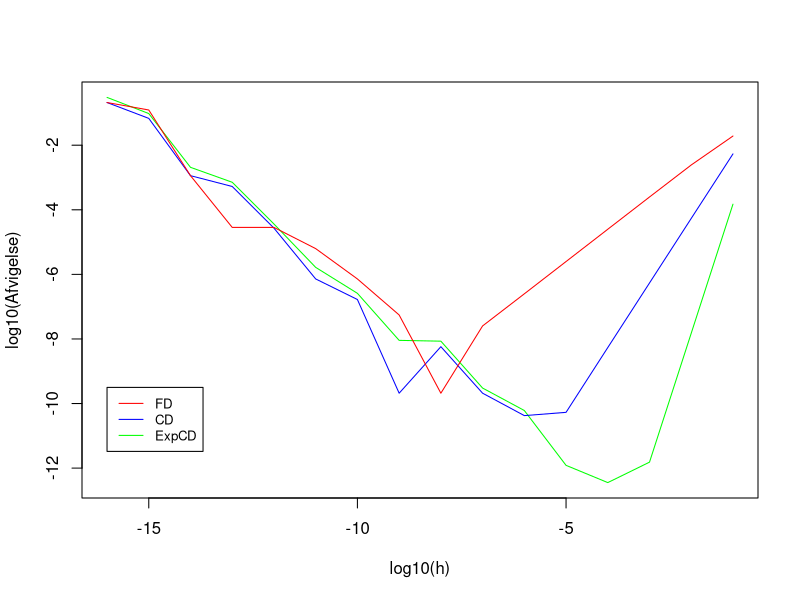
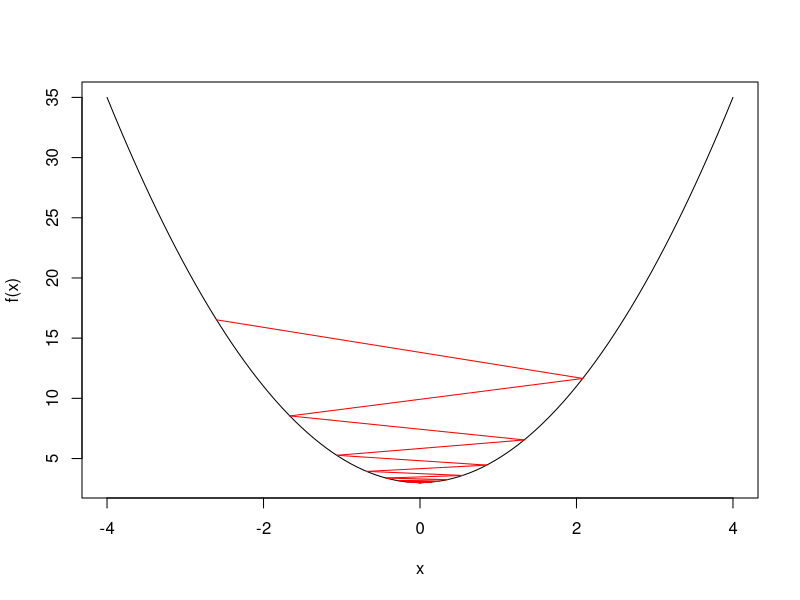

Write R code to recreate these figures, in order.
## ---- chunk 1
knitr::opts_chunk$set(echo = TRUE)
library("microbenchmark")
printf <- function(...) cat(sprintf(...))
printfln <- function(...) cat(sprintf(...), "\n")
## ---- chunk 2
eps <- .Machine$double.eps
x <- pi/3

f        <- function(x){cos(cos(x)*sin(x))}
df.exact <- function(x){-cos(2*x)*sin( cos(x)*sin(x) )}
FD       <- function(x,h){(f(x+h) - f(x))/h}
CD       <- function(x,h){(f(x+h) - f(x-h))/(2*h)}
ExpCD    <- function(x,h){(8*( f(x+h) - f(x-h) )
                          - ( f(x+2*h) - f(x-2*h) ))/(12*h)}

FDPlot <- CDPlot <- ExpCDPlot <- h <- numeric(16)
for (i in 1:16){
h[i] <- 10^{-i}
FDPlot[i]    <- FD(x,h[i])
CDPlot[i]    <- CD(x,h[i])
ExpCDPlot[i] <- ExpCD(x,h[i])
}


plot(log10(h) , log10( abs(ExpCDPlot - df.exact(x)) ) , 
     type = "l" , col = "green" , 
     xlab = "log10(h)" , ylab="log10(Afvigelse)")
lines(log10(h) , log10( abs(CDPlot - df.exact(x)) ) , 
      col = "blue")

lines(log10(h) , log10( abs(FDPlot - df.exact(x)) ) , 
      col = "red")
legend(-16, -9.5, legend=c("FD", "CD" , "ExpCD"),
       col=c("red", "blue" , "green" ), lty=1, cex=0.8)

## ---- chunk 3
# Definerer hvad et "ADnum" er.
create_ADnum = function(val, deriv = 1) {
x = list(val = val, deriv = deriv)
class(x) = "ADnum"
return(x)
}

# Definerer hvad der forstås ved at printe et ADnum
print.ADnum = function(x, ...) {
cat("value = ", x$val,
" and deriv = ", x$deriv, "\n", sep = "")
return(invisible(x))
}
     
#Definerer produktreglen og brøkreglen
Ops.ADnum = function(e1, e2) {
# LHS constant, e.g. 2*x: e1 is a number 2, convert to ADnum
if (.Method[1] == "") {
e1 = create_ADnum(e1, 0)
}

# RHS constant, e.g. x*2: e2 is a number 2, convert to ADnum
if (.Method[2] == "") {
e2 = create_ADnum(e2, 0)
}

# Definerer hvordan man adderer ADnums
if (.Generic == "+") {
return(create_ADnum(e1$val + e2$val, (e1$deriv + e2$deriv)))
}
  
# Definerer hvordan man subtraherer ADnums
if (.Generic == "-") {
return(create_ADnum(e1$val - e2$val, (e1$deriv - e2$deriv)))
}
  
# Definerer hvordan man ganger ADnums (Produktregel) 
if (.Generic == "*") {
return(create_ADnum(e1$val * e2$val, e1$deriv*e2$val + e2$deriv*e1$val))
}

# Definerer hvordan man dividerer ADnums (Brøkregel)  
if (.Generic == "/") {
return(create_ADnum(e1$val / e2$val, (e1$deriv*e2$val - e2$deriv*e1$val)/e2$val^2))
}
if (.Generic == "^") {
return(create_ADnum(e1$value^e2$value, e2$value*e1$value^(e2$value - 1) ))
}
stop("Function ’", .Generic, "’ not yet implemented for ADnum")
}

#Definerer cos, sin og exp
Math.ADnum = function(x, ...) {
if (.Generic == "cos") {
  return(create_ADnum(cos(x$val), -sin(x$val)*x$deriv))
} 
else if (.Generic == "sin") {
  return(create_ADnum(sin(x$val), cos(x$val)*x$deriv))
} 
else if (.Generic == "exp") {
  return(create_ADnum(exp(x$val), exp(x$val)*x$deriv))
}

stop("Function ’", .Generic, "’ not yet implemented for ADnum")
}


x <- create_ADnum(pi/2)

cos(sin(cos(x)))


y <- create_ADnum(cos(x$val), -sin(x$val)*x$deriv)
cos(y)

z <- create_ADnum(sin(y$val), cos(y$val)*y$deriv)
cos(z)

f <- function(x){cos(sin(cos(x)))}
f(x)

## ---- chunk 4
library(microbenchmark)
X <- model.matrix(~ speed, cars)
microbenchmark(lm(dist ~ speed, cars), 
               lm.fit(X, cars$dist),
               lm.fit(model.matrix(~ speed, cars), cars$dist), 
               times = 100)
## ---- chunk 5
time_begin <- proc.time()

for (i in 1:1000) {
  lm(dist ~ speed, cars)
}

time_end <- proc.time()
time_duration <- time_end - time_begin
time_duration_secs <- time_duration["user.self"]
time_duration_secs
## ---- chunk 6
f <- function(x) 2*x^2+3
g <- function(x) 4*x

backtracking_line_search <- function(alpha, c, rho, x_k, p_k, g_k, f) {
	alpha_k <- alpha
	repeat { 
		lhs <- f(x_k + alpha_k * p_k)
		rhs <- f(x_k) + c * alpha_k * g_k %*% p_k
		if (lhs <= rhs) break
		alpha_k <- rho * alpha_k
	}
	return(alpha_k)
}

steepest_descent <- function(f, g, x_k, alpha, c, rho, tol, k_max) {
  k <- 0
	g_k <- tol + 1 # For at komme i gang
	curve(f, from = -4 , to = 4)
	while ((abs(g_k) > tol) & (k < k_max)) { # Type 2 er for vektorer
		g_k <- g(x_k)
		p_k <- -g_k 
	  alpha_k <- backtracking_line_search(alpha, c, rho, x_k, p_k, g_k, f)
		x_old <- x_k
		x_k <- x_k + alpha_k * p_k
		k <- k + 1
		
		lines(c(x_old,x_k) , c(f(x_old),f(x_k)) , col = "red")
	}
	
	printfln("k = %d \t x_k = %6.3f \t f_k = %.2f \t g_k = %8.3f \t alpha_k = %.5f", k, x_k, f(x_k), g_k, alpha_k)
	
	return(x_k)
}
steepest_descent_CD <- function(f, g, x_k, alpha, c, rho, tol, k_max) {
  k <- 0
	g_k <- tol + 1 # For at komme i gang
	curve(f, from = -4 , to = 4)
	while ((abs(g_k) > tol) & (k < k_max)) { # Type 2 er for vektorer
		g_k <- g(x_k)
		p_k <- -g_k 
	  alpha_k <- backtracking_line_search(alpha, c, rho, x_k, p_k, g_k, f)
		x_old <- x_k
		x_k <- x_k + alpha_k * p_k
		k <- k + 1
		
		lines(c(x_old,x_k) , c(f(x_old),f(x_k)) , col = "red")
	}
	
	printfln("k = %d \t x_k = %6.3f \t f_k = %.2f \t g_k = %8.3f \t alpha_k = %.5f", k, x_k, f(x_k), g_k, alpha_k)
	
	return(x_k)
}


x_sol <- steepest_descent(f,g,-2.6,0.9,1e-4,0.5,1e-4,1000)
